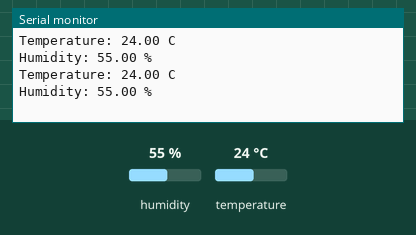
This sketch was run on a simulated Arduino Uno, built with avr-gcc and run on an emulated ATmega328P. Parts: the last lines printed to the serial monitor. Inputs (shaded band) come from the test bench; at power-on: humidity 55 %, temperature 24 °C.

Above: at 2.8 s.
2.9 s: humidity set to 22 %
At 4.8 s:
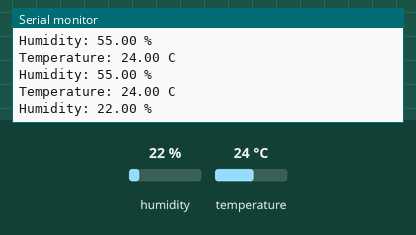
5.6 s: temperature set to 12 °C
At 7.2 s:
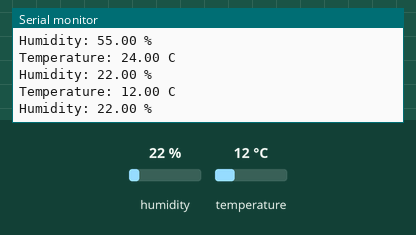
8.3 s: humidity set to 40 %
At 10.9 s:
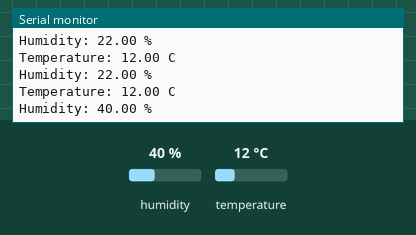
Timing chart, 0 to 12.4 s (numbered marks = the images above; inputs shaded):
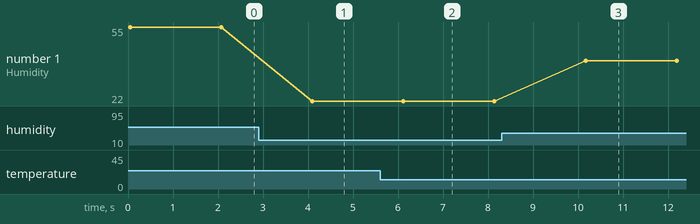

The sketch:

04_DHT11.ino
```cpp
// DHT11 Temperature and Humidity
#include <DHT.h>

#define dht 7
#define DHTTYPE DHT11

DHT mydht(dht, DHTTYPE);

void setup()
{
  Serial.begin(9600);
  mydht.begin();
}

void loop()
{
  float humidity = mydht.readHumidity();
  float temp = mydht.readTemperature();

  Serial.print("Temperature: ");
  Serial.print(temp);
  Serial.println(" C");

  Serial.print("Humidity: ");
  Serial.print(humidity);
  Serial.println(" %");

  delay(2000);
}
```

Measured:
- after the input at 2.9 s, the serial monitor: prints a new line after 1.2 s (image 1)
- after the input at 5.6 s, the serial monitor: prints a new line after 0.50 s (image 2)
- after the input at 8.3 s, the serial monitor: prints a new line after 1.9 s (image 3)
- plotted number 1: 55 → 22 after the input at 2.9 s, 22 → 40 after the input at 8.3 s
